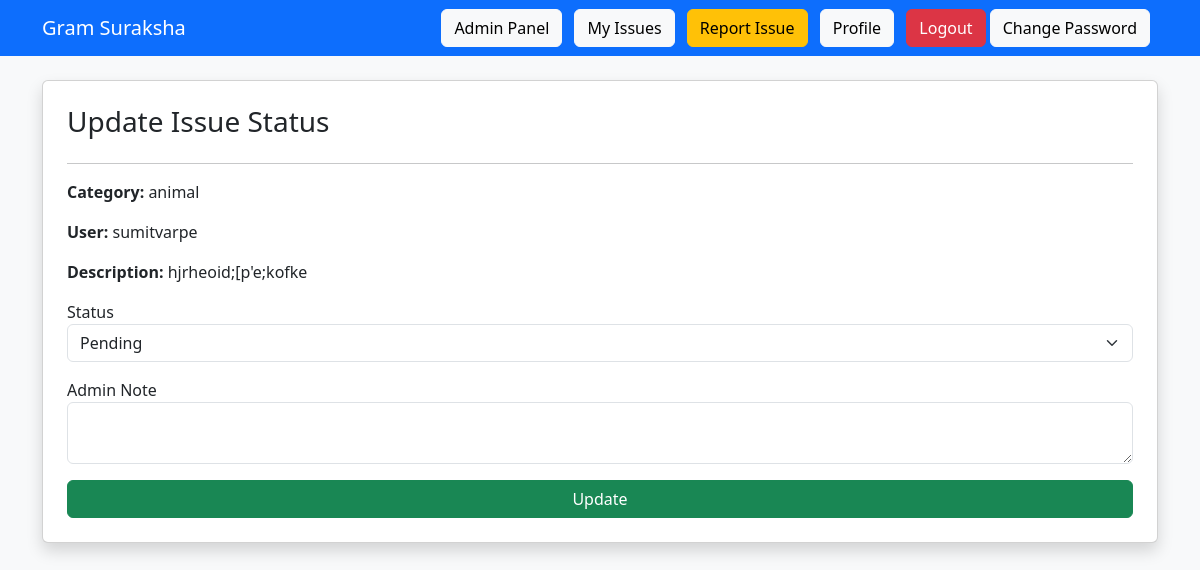
The app's page /admin-dashboard/update/14/ (signed in) with its own data.
### report_app/models.py (models this page shows)
class Issue(models.Model):
    CATEGORY_CHOICES = [
        ('waste', 'Waste'),
        ('accident', 'Accident'),
        ('crime', 'Crime'),
        ('animal', 'Animal Threat'),
        ('road', 'Road Damage'),
        ('water', 'Water Issue'),
        ('other', 'Other'),
    ]
    user = models.ForeignKey(User, on_delete=models.CASCADE)
    category = models.CharField(max_length=20, choices=CATEGORY_CHOICES)
    description = models.TextField()
    image = models.ImageField(upload_to='issues/')
    location = models.CharField(max_length=255)
    status = models.CharField(max_length=20, default='Pending')
    created_at = models.DateTimeField(auto_now_add=True)

### report_app/views.py (the view, shortened to what this page needs)
# urls.py: path('admin-dashboard/update/<int:pk>/', views.update_issue, name="update_issue"),
@login_required
def update_issue(request, pk):
    if not request.user.userprofile.is_admin:
        return redirect("home")
    issue = Issue.objects.get(id=pk)
    return render(request, "update_issue.html", {"issue": issue})

### report_app/templates/update_issue.html (shortened to what this page needs)
{% extends "base.html" %}
{% block content %}
<div class="card shadow p-4">
    <h3>Update Issue Status</h3>
    <hr>
    <p><strong>Category:</strong> {{ issue.category }}</p>
    <p><strong>User:</strong> {{ issue.user.username }}</p>
    <p><strong>Description:</strong> {{ issue.description }}</p>
    <form method="post">
        <label>Status</label>
        <select name="status" class="form-select mb-3">
            <option value="Pending">Pending</option>
        </select>
        <label>Admin Note</label>
        <textarea name="note" class="form-control mb-3"></textarea>
        <button class="btn btn-success w-100">Update</button>
    </form>
</div>
{% endblock %}

### records on screen
Issue: category "animal", user.username "sumitvarpe", description "hjrheoid;[p'e;kofke"
